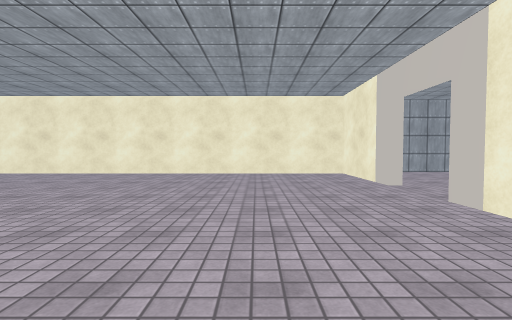
[1] (above)

24 first-person views from a walk through a scene from a Unity 3-D project. The camera is 1.2 m above the floor, tilts 2° down and sees 85° across. Doors are open. The floor is counted in squares, 2 m on a side. Each view is taken from the middle of a square. On the plan, view 1 faces up. The plan holds only what a view shows up to about 9 squares ahead; the rest is blank. The place goes on beyond the plan. The player is left out. Surface patterns are stand-ins for the level's own textures.

[2]
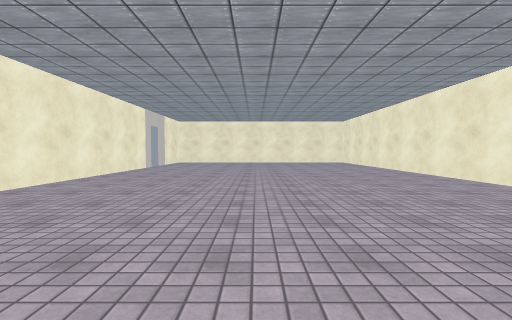

[3]
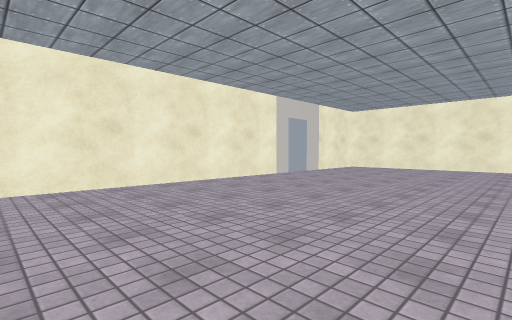

[4]
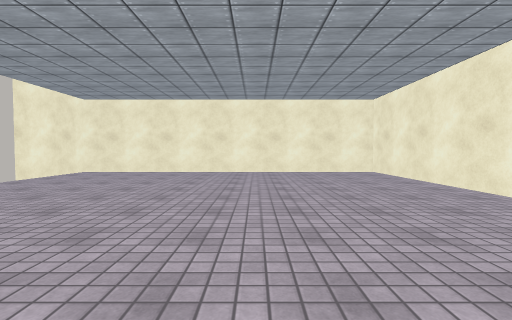

[5]
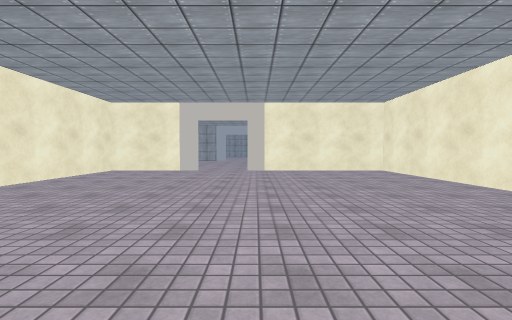

[6]
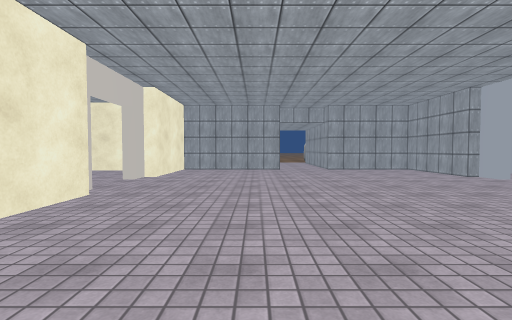

[7]
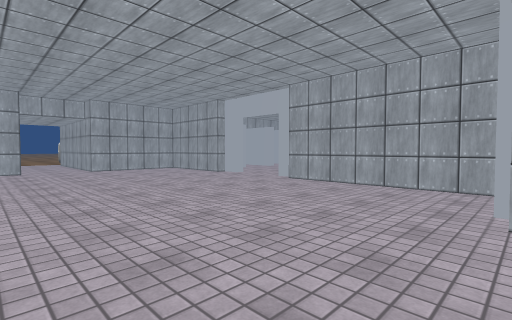

[8]
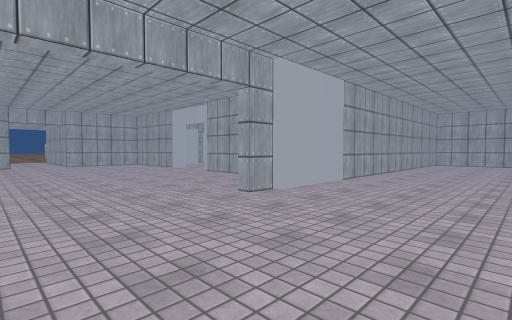

[9]
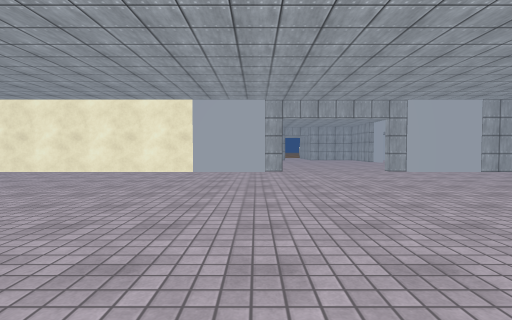

[10]
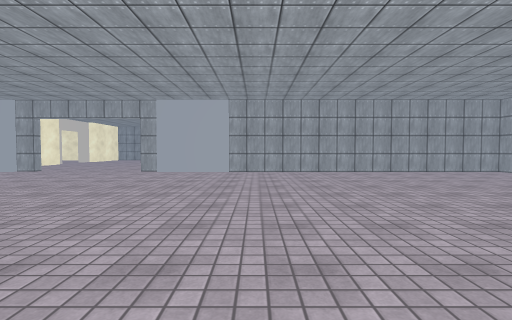

[11]
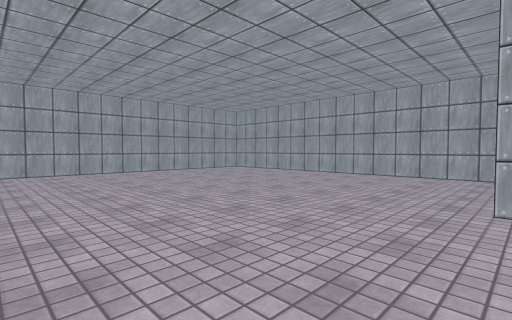

[12]
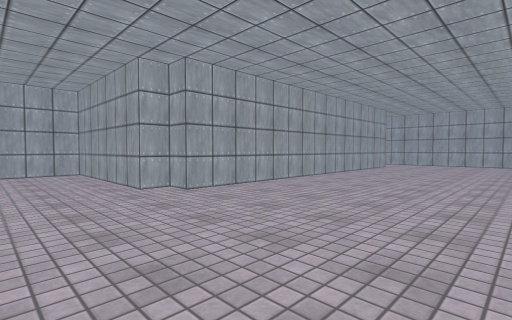

[13]
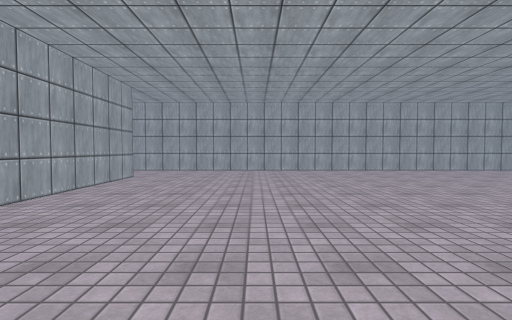

[14]
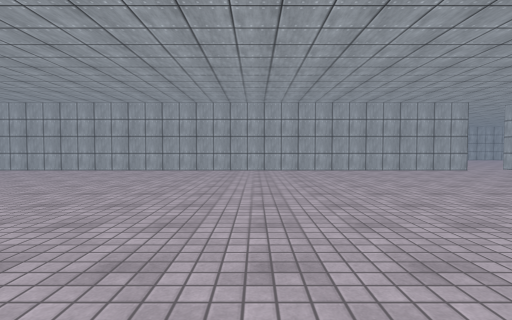

[15]
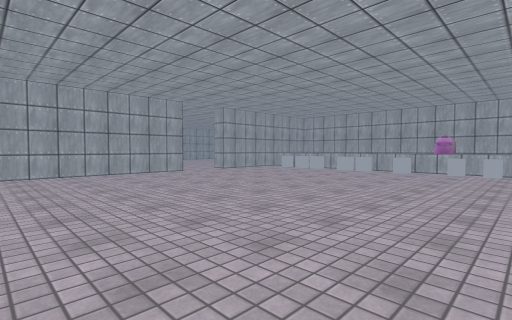

[16]
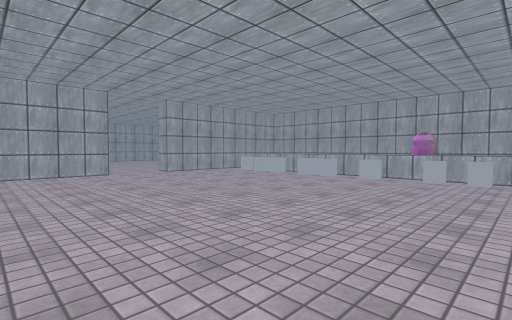

[17]
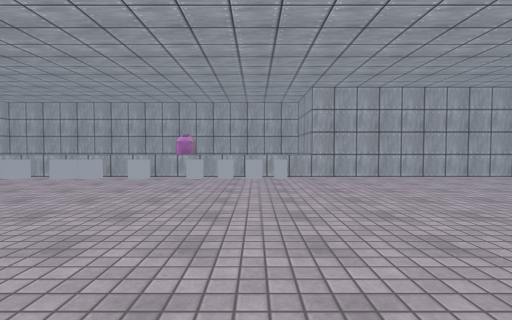

[18]
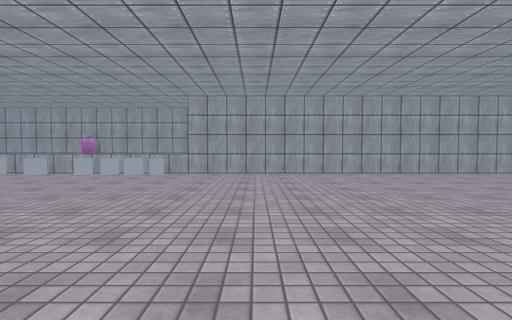

[19]
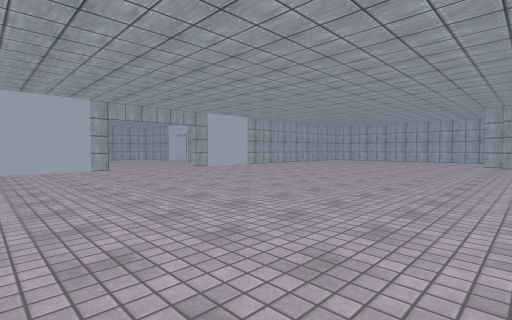

[20]
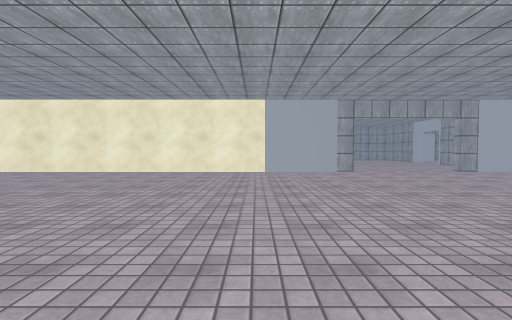

[21]
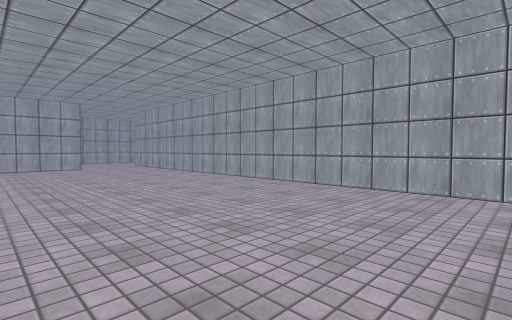

[22]
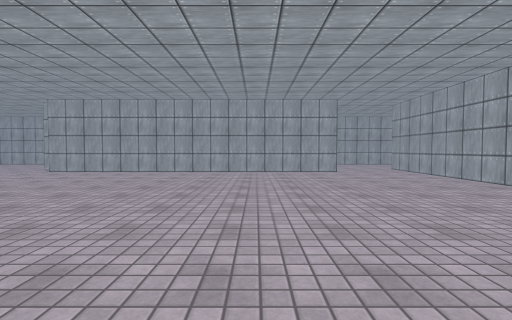

[23]
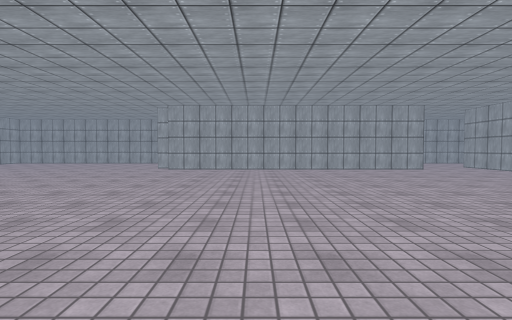

[24]
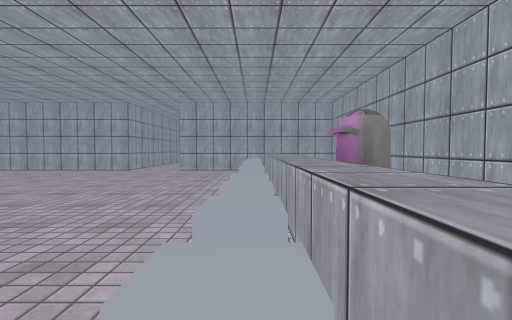

### Floor plan
Points are (right, up) in squares from view 1. A wall is a line through its corners. A room is listed if a view was taken in it or the views show most of it. See-through windows are left out.
Room 1 (views 1, 2, 3, 4, 5)
walls: (-2, -0.7) (2.3, -0.7) (2.3, 3.2); (2.3, 4.8) (2.3, 7.3) (-13.8, 7.3) (-13.8, -0.7) (-4, -0.7)
ways out: opening at (3, 4) to room 2
Room 2 (views 6, 7, 8, 9, 10, 11, 12, 13, 14, 15, 16, 17, 18, 19, 20, 21, 22, 23, 24)
walls: (4.9, -1.3) (-5.1, -1.3); (9.8, -0.8) (9.8, 2.8); (-5.3, -10.7) (-7.3, -10.7) (-7.3, -19.3) (-2.8, -19.3) (-2.8, -19.8); (2.8, 2.8) (2.8, 1.4); (-5.3, -2.3) (-5.3, -13.5); (13.7, -17.4) (13.7, -9.3) (14.2, -9.3) (14.2, -8.8) (17.8, -8.8) (17.8, -1.3) (7.7, -1.3); (-1.3, -19.3) (13.4, -19.3); (2.5, 5.2) (2.5, 4.8); (10, 4.8) (10, 5.2); (9.8, 5.2) (9.8, 7.7) (7.3, 7.7) (7.3, 9.5); (5.9, 7.7) (2.8, 7.7) (2.8, 5.2)
low walls: (-4.8, -11.8) (-4.8, -12.2); (-4.8, -12.4) (-4.8, -12.9); (-4.8, -14.2) (-4.8, -14.8); (-5.3, -14.4) (-5.3, -18.6); (-4.8, -15.2) (-4.8, -15.8); (-4.8, -15.9) (-4.8, -16.4); (-4.8, -16.9) (-4.8, -17.4)
ways out: opening at (3, 4) to room 1; opening at (10, 4); opening at (14, -18.5); open door at (-2.3, -19.3)
objects: other object (-6, -14)

Positions as (right, up) in squares from view 1, and headings:
1: (0, 0), facing up
2: (0, 3), facing left
3: (-4, 4), facing down-left
4: (-6, 4), facing left
5: (-6, 3), facing right
6: (5, -1), facing up
7: (5, -1), facing up-right
8: (5, -4), facing up-right
9: (4, -9), facing up
10: (11, -9), facing up
11: (11, -9), facing up-right
12: (10, -7), facing down-right
13: (11, -11), facing down
14: (5, -11), facing down
15: (3, -12), facing down-left
16: (1, -12), facing down-left
17: (1, -12), facing left
18: (2, -9), facing left
19: (2, -10), facing up-right
20: (2, -9), facing up
21: (4, -15), facing down-right
22: (6, -15), facing right
23: (5, -12), facing right
24: (-5, -11), facing down
